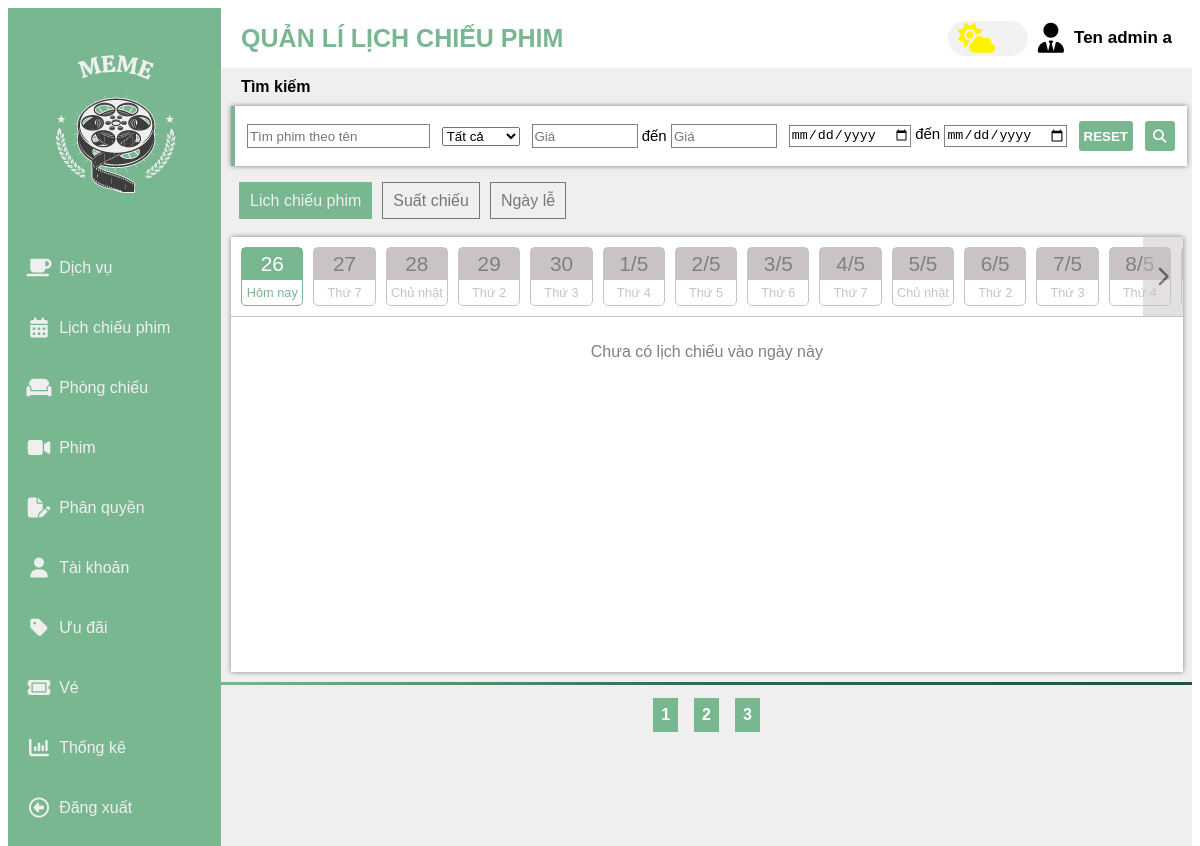
Before: /admin.php?page=chucnangLichchieuphim with the older database file.
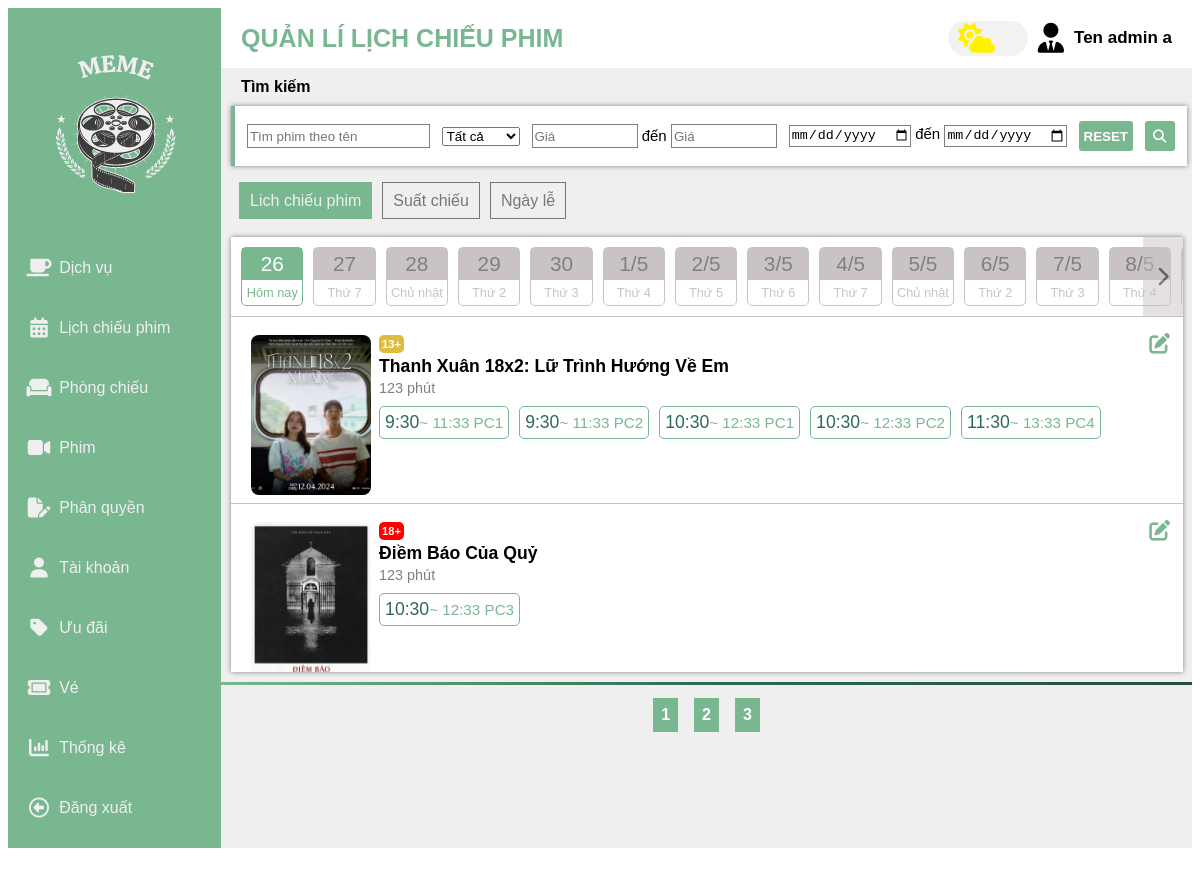
After: the same page with the newer database file.
### tables this page shows
CREATE TABLE `phim` (
  `MAPM` varchar(10) NOT NULL,
  `PATHTRAILER` varchar(255) DEFAULT NULL,
  `MOTA` text DEFAULT NULL,
  `THOILUONG` varchar(255) DEFAULT NULL,
  `NGAYCHIEU` date DEFAULT NULL,
  `QUOCGIA` varchar(255) DEFAULT NULL,
  `DANHGIA` float DEFAULT NULL,
  `DOTUOI` tinyint(4) DEFAULT NULL,
  `LUOTXEM` int(11) DEFAULT NULL,
  `TRANGTHAI` tinyint(4) DEFAULT NULL,
  `TENPHIM` varchar(255) DEFAULT NULL,
  `NAMEANH` varchar(255) DEFAULT NULL
);

CREATE TABLE `suatchieu` (
  `MASC` varchar(10) NOT NULL,
  `NGAY` date DEFAULT NULL,
  `THOIGIANBATDAU` varchar(10) DEFAULT NULL
);

CREATE TABLE `lichchieuphim` (
  `MAPM` varchar(10) DEFAULT NULL,
  `MASC` varchar(10) DEFAULT NULL,
  `MAPHONGCHIEU` varchar(10) DEFAULT NULL,
  `MALICHCHIEU` varchar(10) NOT NULL,
`THOIGIANKETTHUC` varchar(10) NOT NULL
);

### database/connectDatabase.php (called while the page is built, shortened)
<?php
class connectDatabase{
    public  $conn;
    public function __construct(){
        $this->servername = "localhost";
        $this->username = "root";
        $this->password = "Oanh2004!";
        $this->database = "cinema";
        $this->conn= new mysqli($this->servername,$this->username,$this->password,$this->database);
    }
    public function executeQuery($Querry) {
        try{
            $result = $this->conn->query($Querry);
            return $result;
        }catch(Exception $e){
            echo "Lỗi: " . $e->getMessage();
            return false;
        }
    }
}

### pages/lichchieuphimadmin.php (the view, shortened to what the rows shown need)
<?php
echo '<div id="lichchieuphim_wrap">
<div id="lichchieuphim_header">
    <span class="lichchieuphim_header_btn btn_left" style="display:none;"><i class="fa-solid fa-chevron-left" name="btn_left" onclick="changeDay(this)"></i></span>
    <span class="lichchieuphim_header_btn btn_right"><i class="fa-solid fa-chevron-right" name="btn_right" onclick="changeDay(this)"></i></span>
    <nav id="lichchieuphim_daytime">
    <ul>';
echo'</ul>
    </nav>
</div>';
if(isset($_GET['day']))
    $dayChange = $_GET['day'];
else
    $dayChange = date('Y/m/d');
$listPhimtheongay = getListChitietPhimtheoNgay($dayChange);
echo '<div id="lichchieuphim_content">';
    if($listPhimtheongay == null)
        echo '<div id="lichchieuphim_null"><span>Chưa có lịch chiếu vào ngày này</span></div>';
    else{
        foreach($listPhimtheongay as $phim){
    echo '<div class="lichchieuphim_phim">';
            echo '<img src="./img/'.$phim['NAMEANH'].'">';
            echo '<div class="lichchieuphim_right">';
                    echo '  <div class="lichchieuphim_mota_phim">
                                <span class="age_movie"';
                                switch ($phim['DOTUOI']) {
                                    case 13:
                                        echo ' style="background-color: #ddbc3f;">';
                                        break;
                                    case 16:
                                        echo ' style="background-color: #e88021;">';
                                        break;
                                    case 18:
                                        echo ' style="background-color: red;">';
                                        break;
                                }
                                echo $phim['DOTUOI'].'+</span>';
                                echo '<span class="name_movie">'.$phim['TENPHIM'].'</span>
                                <span class="thoiluong_movie">'.$phim['THOILUONG'].'</span>
                            </div>';
                    $phimvasuatchieu = listPhimvaSuatchieucuaphimtheoMAPM($phim['MAPM'],$dayChange);
                    echo '  <div class="lichchieuphim_lichchieu_wrap">';
                        foreach($phimvasuatchieu as $row){
                            echo '  <div class="lichchieuphim_lichchieu" name="'.$row['MALICHCHIEU'].'">
                                        <span class="time_start">'.$row['THOIGIANBATDAU'].'</span>
                                        <span>~<span>
                                        <span class="time_end">'.$row['THOIGIANKETTHUC'].'</span>
                                        <span class="phongchieuSuatchieu"> '.$row['MAPHONGCHIEU'].'</span>
                                    </div>';
                        }
                    echo '</div>';
            echo ' </div>';
            echo ' <span class="edit_suatchieu" name="'.$phim['MAPM'].'"><i class="fa-solid fa-pen-to-square fa-fw"></i></span>';
            echo '</div>';
        }
    }
echo '</div>';
function getListChitietPhimtheoNgay($ngay){
    $list = array();
    if (isset($_GET['pagecon']) || isset($_GET['day']))
        require_once('../database/connectDatabase.php');
    else
        require_once('./database/connectDatabase.php');
        $connection = new connectDatabase();
        $query = "SELECT 	phim.MAPM,TENPHIM,DOTUOI,THOILUONG,NAMEANH FROM lichchieuphim,suatchieu,phim WHERE NGAY= '".$ngay."' AND  suatchieu.MASC = lichchieuphim.MASC AND lichchieuphim.MAPM = phim.MAPM GROUP BY phim.MAPM,TENPHIM,DOTUOI,THOILUONG,NAMEANH;";
        $result = $connection->executeQuery($query);
        if ($result) {
            while ($row = $result->fetch_assoc()) {
                $list[]=$row;
            }
        } else {
            echo 'thất bại roi kiaaa';
            return null;
        }
    return $list;
}
function listPhimvaSuatchieucuaphimtheoMAPM($maphim,$ngay){
    $table = array();
    if (isset($_GET['pagecon']) || isset($_GET['day']))
        require_once('../database/connectDatabase.php');
    else
        require_once('./database/connectDatabase.php');
        $connection = new connectDatabase();
        $query = "select * FROM suatchieu,lichchieuphim WHERE suatchieu.MASC = lichchieuphim.MASC AND MAPM='".$maphim."' AND NGAY='".$ngay."'";
        $result = $connection->executeQuery($query);
        if ($result) {
            while ($row = $result->fetch_assoc()) {
                $table[] = $row;
            }
        } else {
            echo 'thất bại';
            return null;
        }
    return  $table;
}
?>

Changed rows visible on the page:
now on this page (row unchanged): phim: NAMEANH (picture), DOTUOI "13", TENPHIM "Thanh Xuân 18x2: Lữ Trình Hướng Về Em", THOILUONG "123 phút"
added suatchieu: THOIGIANBATDAU "9:30", lichchieuphim.THOIGIANKETTHUC "11:33", lichchieuphim.MAPHONGCHIEU "PC1", lichchieuphim.MAPHONGCHIEU "PC2", shown under "13"
added suatchieu: THOIGIANBATDAU "10:30", lichchieuphim.THOIGIANKETTHUC "12:33", lichchieuphim.MAPHONGCHIEU "PC1", lichchieuphim.MAPHONGCHIEU "PC2", lichchieuphim.MAPHONGCHIEU "PC3"
added suatchieu: THOIGIANBATDAU "11:30", lichchieuphim.THOIGIANKETTHUC "13:33", lichchieuphim.MAPHONGCHIEU "PC4", shown under "13"
now on this page (row unchanged): phim: NAMEANH (picture), DOTUOI "18", TENPHIM "Điềm Báo Của Quỷ", THOILUONG "123 phút"
Other visible differences:
text no longer shown: "Chưa có lịch chiếu vào ngày này"
